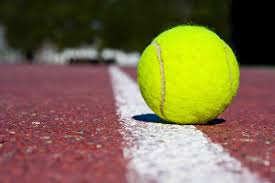
#> input picture catkin_ws/src/ros_opencv/video/images.jpeg, 275 x 183 px, given in place of tennis-ball-video.mp4, which was not available
$ python ball_detection.py
#> lines starting #> are read from the running program, lines starting #| are printed output that depends on the picture; after the words box and inside, x2 and y2 are one past the last pixel; in counts of white or black regions, pixels touching at a corner belong together; long printed decimals are rounded; pictures that were not available may be replaced by others from this repository, and a replacement may not be noted
#!/usr/bin/env pyhon

import time
import numpy as np
import cv2

def read_rgb_image(image_name, show):
    rgb_image = cv2.imread(image_name)
    if show:
        cv2.imshow("RGB Image",rgb_image)
    return rgb_image

def filter_color(rgb_image, lower_bound_color, upper_bound_color):
    #convert the image into the HSV color space
    hsv_image = cv2.cvtColor(rgb_image, cv2.COLOR_BGR2HSV)
    cv2.imshow("hsv image",hsv_image)

    #find the upper and lower bounds of the yellow color (tennis ball)
    yellowLower =(30, 150, 100)
    yellowUpper = (50, 255, 255)

    #define a mask using the lower and upper bounds of the yellow color
    mask = cv2.inRange(hsv_image, lower_bound_color, upper_bound_color)

    return mask

def getContours(binary_image):
    # contours, hierarchy = cv2.findContours(binary_image,
    #                                          cv2.RETR_TREE,
    #                                           cv2.CHAIN_APPROX_SIMPLE,)
    contours, hierarchy = cv2.findContours(binary_image.copy(),
                                            cv2.RETR_EXTERNAL,
	                                        cv2.CHAIN_APPROX_SIMPLE)
    return contours


def draw_ball_contour(binary_image, rgb_image, contours):
    black_image = np.zeros([binary_image.shape[0], binary_image.shape[1],3],'uint8')

    for c in contours:
        area = cv2.contourArea(c)
        perimeter= cv2.arcLength(c, True)
        ((x, y), radius) = cv2.minEnclosingCircle(c)
        if (area>100):
            cv2.drawContours(rgb_image, [c], -1, (150,250,150), 1)
            cv2.drawContours(black_image, [c], -1, (150,250,150), 1)
            cx, cy = get_contour_center(c)
            cv2.circle(rgb_image, (cx,cy),(int)(radius),(0,0,255),1)
            cv2.circle(black_image, (cx,cy),(int)(radius),(0,0,255),1)
            cv2.circle(black_image, (cx,cy),5,(150,150,255),-1)
            print ("Area: {}, Perimeter: {}".format(area, perimeter))
    print ("number of contours: {}".format(len(contours)))
    cv2.imshow("RGB Image Contours",rgb_image)
    cv2.imshow("Black Image Contours",black_image)

def get_contour_center(contour):
    M = cv2.moments(contour)
    cx=-1
    cy=-1
    if (M['m00']!=0):
        cx= int(M['m10']/M['m00'])
        cy= int(M['m01']/M['m00'])
    return cx, cy

def main():
    # video_capture = cv2.VideoCapture(0)
    # image_name = "/home/farrel/catkin_ws/src/ros_opencv/video/images.jpeg"
    video_capture = cv2.VideoCapture('/home/farrel/catkin_ws/src/ros_opencv/video/tennis-ball-video.mp4')
    yellowLower =(30, 150, 100)
    yellowUpper = (50, 255, 255)

    while(True):
        ret, frame = video_capture.read()
#> frame is the input picture: shape (183, 275, 3); mean B, G, R 72.8, 106.9, 126.7
        binary_image_mask = filter_color(frame, yellowLower, yellowUpper)
#> in filter_color, `hsv_image = cv2.cvtColor(rgb_image, cv2.COLOR_BGR2HSV)`: hsv_image: shape (183, 275, 3); mean H, S, V 93.9, 126.6, 132.6
#> in filter_color, `mask = cv2.inRange(hsv_image, lower_bound_color, upper_bound_color)`:
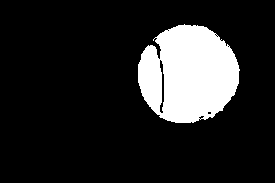
#> mask: shape (183, 275); 15% white; 1 white region
        contours = getContours(binary_image_mask)
#> in getContours, `contours, hierarchy = cv2.findContours(binary_image.copy(), cv2.RETR_E..`: contours = 1 contour; box (x1, y1, x2, y2) and area: (138, 24, 240, 123) 7528
        draw_ball_contour(binary_image_mask, frame,contours)
#> the loop in draw_ball_contour, `for c in contours:` made 1 pass
#> (area, perimeter, x, y, radius, cx, cy) on pass 1: (7528.5, 394.2, 188.1, 74.17, 51.2, 187, 74)
#| Area: 7528.5, Perimeter: 394.233
#> after the loop in draw_ball_contour, `for c in contours:`:
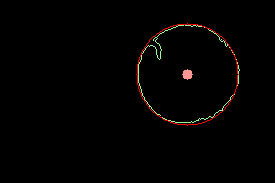
#> black_image: shape (183, 275, 3); mean B, G, R 1.1, 1.7, 2.7
#> after the loop in draw_ball_contour, `for c in contours:`:
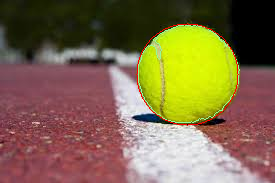
#> rgb_image: shape (183, 275, 3); 1.16% of pixels changed, all inside (x1, y1, x2, y2) = (136, 23, 240, 126)
#| number of contours: 1
        cv2.imshow("Frame",frame)
        if cv2.waitKey(20) & 0xFF == ord('q'):
#> (key q is pressed here)
            break
    video_capture.release()
    cv2.destroyAllWindows()

    # [7 lines of commented-out code are left out]

if __name__ == '__main__':
    main()


cv2.waitKey(0)
cv2.destroyAllWindows()
